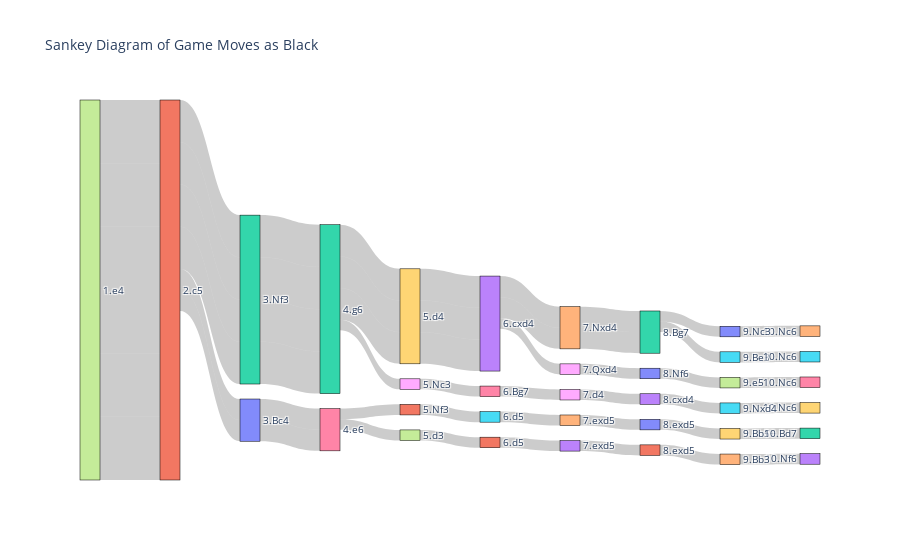

The notebook cell saved with this chart:
### Code cell
import pandas as pd
import plotly.graph_objects as go

# Initialize empty lists for nodes and links
nodes = set()
links = []
path_dict = {}

# Extract nodes, links, and group paths
for moves in game_moves:
    for i in range(len(moves) - 1):
        src = moves[i]
        tgt = moves[i + 1]
        nodes.add(src)
        nodes.add(tgt)
        path = tuple(moves[:i+1])
        if path not in path_dict:
            path_dict[path] = []
        path_dict[path].append((src, tgt))

# Create node indices
node_list = list(nodes)
node_indices = {node: idx for idx, node in enumerate(node_list)}

#Create the node list labels
#get the last move from each node to display
def extract_last_move(node):
    # Split the string by spaces and take the last segment
    segments = node.split(' ')
    if segments:
        return segments[-1]  # Return the last segment
    return node  # If no segments, return the original node

# Apply the function to node_list
node_list_label = [extract_last_move(node) for node in node_list]

# Create source, target, and value lists
source_indices = []
target_indices = []
values = []

# Flatten the path_dict to get source-target pairs and their frequencies
for path, pairs in path_dict.items():
    for src, tgt in pairs:
        source_idx = node_indices[src]
        target_idx = node_indices[tgt]
        source_indices.append(source_idx)
        target_indices.append(target_idx)
        values.append(pairs.count((src, tgt)))

# Create Plotly Sankey diagram
fig = go.Figure(data=[go.Sankey(
    node=dict(
        pad=15,
        thickness=20,
        line=dict(color='black', width=0.5),
        label=node_list_label
    ),
    link=dict(
        source=source_indices,
        target=target_indices,
        value=values
    )
)])

fig.update_layout(title_text="Sankey Diagram of Game Moves as Black", font_size=10)
fig.show()

### Figure 1 — Plotly figure (JSON) as saved in the notebook; plotly's stock layout.template omitted (floating-point values rounded to 4 significant figures)
{"data": [{"link": {"source": [7, 7, 7, 7, 7, 7, 11, 11, 11, 11, 11, 11, 32, 32, 32, 32, 12, 12, 12, 12, 29, 29, 29, 3, 3, 3, 4, 4, 2, 2, 30, 8, 0, 27, 5, 20, 20, 6, 6, 1, 15, 24, 10, 9, 17, 21, 13, 31, 34, 18, 16, 28, 33, 25], "target": [11, 11, 11, 11, 11, 11, 32, 32, 32, 20, 20, 32, 12, 12, 12, 12, 29, 29, 29, 18, 3, 3, 3, 4, 8, 4, 2, 2, 30, 5, 14, 0, 27, 26, 35, 6, 6, 1, 17, 15, 24, 10, 9, 22, 21, 13, 31, 34, 23, 16, 28, 33, 25, 19], "value": [6, 6, 6, 6, 6, 6, 4, 4, 4, 2, 2, 4, 4, 4, 4, 4, 3, 3, 3, 1, 3, 3, 3, 2, 1, 2, 2, 2, 1, 1, 1, 1, 1, 1, 1, 2, 2, 1, 1, 1, 1, 1, 1, 1, 1, 1, 1, 1, 1, 1, 1, 1, 1, 1]}, "node": {"label": ["8.Nf6", "5.Nf3", "8.Bg7", "6.cxd4", "7.Nxd4", "9.Be3", "4.e6", "1.e4", "7.Qxd4", "9.Bb5+", "8.exd5", "2.c5", "4.g6", "7.exd5", "10.Nc6", "6.d5", "6.Bg7", "5.d3", "5.Nc3", "10.Nc6", "3.Bc4", "6.d5", "10.Bd7", "10.Nf6", "7.exd5", "9.Nxd4", "10.Nc6", "9.e5", "7.d4", "5.d4", "9.Nc3", "8.exd5", "3.Nf3", "8.cxd4", "9.Bb3", "10.Nc6"], "line": {"color": "black", "width": 0.5}, "pad": 15, "thickness": 20}, "type": "sankey"}], "layout": {"autosize": true, "font": {"size": 10}, "title": {"text": "Sankey Diagram of Game Moves as Black"}}}
